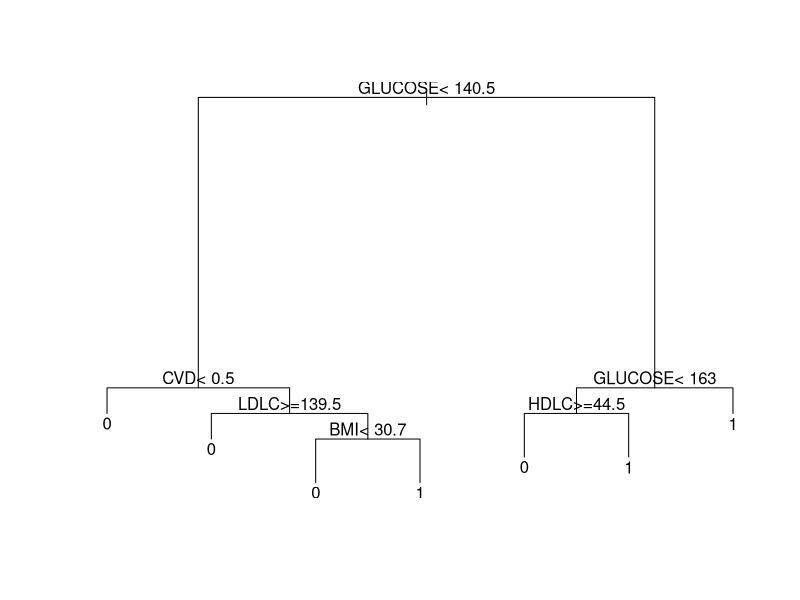
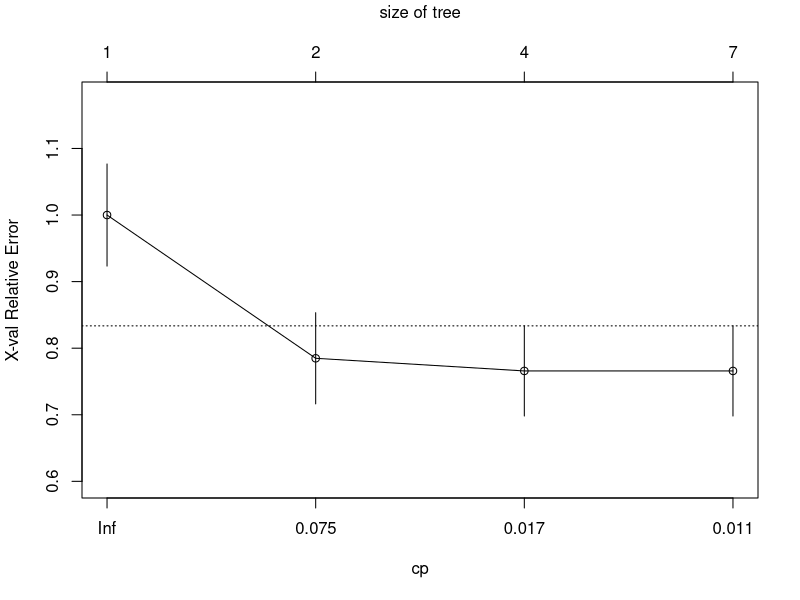
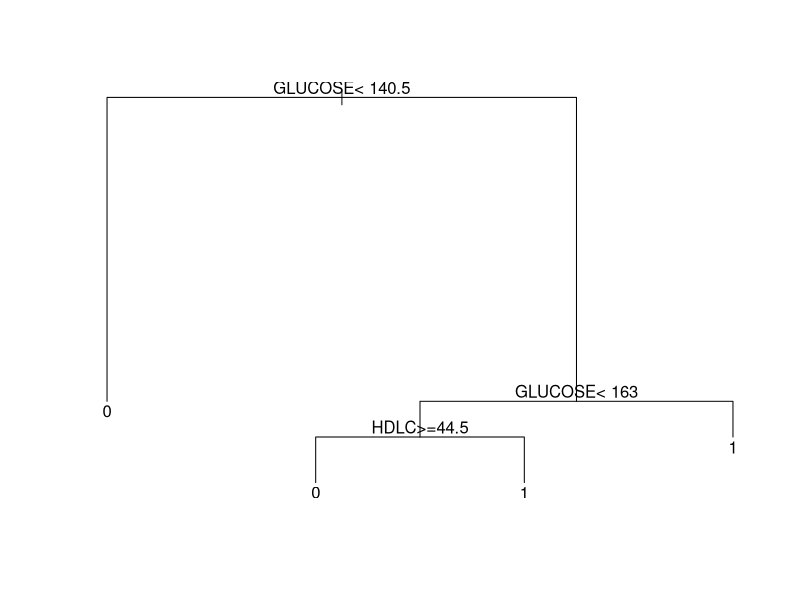
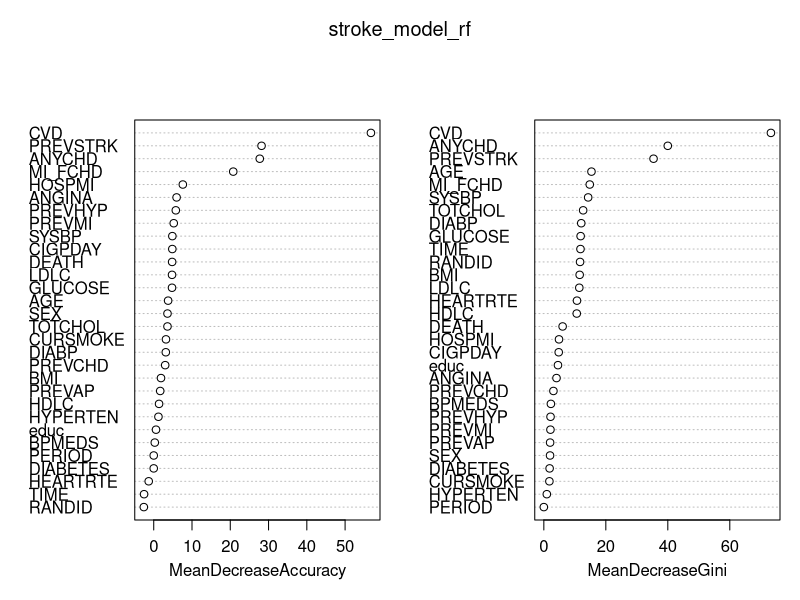

Here is the R script that generated these plots, in order: (Note: this script raises an error after producing the figures.)
## ---- chunk 1
knitr::opts_chunk$set(echo = TRUE)
library(ggplot2) #a popular plotting library
library(readxl) #a utility for reading excel files
## ---- chunk 2
fram = readxl::read_excel("frmgham2.xls")
missing_vals = apply(fram, MARGIN = 1, function(x){return(any(is.na(x)))}) #determines if any of the values are missing by row
fram = fram[!missing_vals,1:31] #subsets to the rows without missing values, non time columns
fram$DIABETES = as.factor(fram$DIABETES) #ensures the variable is categorical
## ---- chunk 3
library(rpart) #load rpart
diab_model = rpart(DIABETES~.,data = fram, method = "class") #generate the model
## ---- chunk 4
summary(diab_model)
## ---- chunk 5
print(diab_model)
## ---- chunk 6
plot(diab_model)
text(diab_model)
## ---- chunk 7
pred_diab = predict(diab_model, fram, type = "class")

resub_error = 1 - sum(pred_diab == fram$DIABETES)/(length(pred_diab)) #equal to the fraction of predictions that are not equal
resub_error
## ---- chunk 8
diab_model[["cptable"]]
## ---- chunk 9
control_args = rpart.control(xval = 5)
diab_model_k_5 = rpart(DIABETES~.,data = fram, method = "class",
                   control = control_args)
## ---- chunk 10
K = 10 #determine the number of folds
errors = c() #create a variable to store error values in
folds = rep_len(1:K,nrow(fram)) #generate a vector matching samples to a fold
folds = sample(folds,nrow(fram), replace = FALSE) #permute the original vector to retain equal counts but randomize the order
for(k in 1:K){ #for each fold
  model = rpart(DIABETES~.,data = fram[folds != k,], method = "class") #build the model using the subset of data outside of the fold
  prediction = predict(model, fram[folds == k, ], type = "class") #predict the output for the fold
  errors = c(errors, 1- sum(prediction == fram$DIABETES[folds == k])/(length(prediction)))
  #calcuate the error
}
mean(errors) #average the error across all folds
## ---- chunk 11
plotcp(diab_model, upper = "size");
## ---- chunk 12
pruned_diab_model = prune(diab_model, cp = 0.017)
## ---- chunk 13
plot(pruned_diab_model)
text(pruned_diab_model)
## ---- chunk 14
pred_diab_pruned = predict(pruned_diab_model, fram, type = "class")
confusion_mat = matrix(c(sum(pred_diab_pruned == fram$DIABETES & pred_diab_pruned == 1), #true positive
                         sum(pred_diab_pruned != fram$DIABETES & pred_diab_pruned == 1), #false positive
                         sum(pred_diab_pruned != fram$DIABETES & pred_diab_pruned == 0), #false negative
                         sum(pred_diab_pruned == fram$DIABETES & pred_diab_pruned == 0) #true negative
                        ), nrow = 2)
confusion_mat
## ---- chunk 15
confusion_mat = matrix(c(sum(pred_diab == fram$DIABETES & pred_diab == 1), #true positive
                         sum(pred_diab != fram$DIABETES & pred_diab == 1), #false positive
                         sum(pred_diab != fram$DIABETES & pred_diab == 0), #false negative
                         sum(pred_diab == fram$DIABETES & pred_diab == 0) #true negative
                        ), nrow = 2)
confusion_mat
## ---- chunk 16
library(randomForest)
## ---- chunk 17
fram$STROKE = as.factor(fram$STROKE)
stroke_model_rf = randomForest(STROKE~.,data = fram, importance = TRUE)
## ---- chunk 18
print(stroke_model_rf)
## ---- chunk 19
stroke_model_rf$err.rate[500,"OOB"]
## ---- chunk 20
pred_stroke = predict(stroke_model_rf, fram)
resub_error = 1 - sum(pred_stroke == fram$STROKE)/(length(pred_stroke)) #equal to the fraction of predictions that are not equal
resub_error
## ---- chunk 21
importance(stroke_model_rf)
## ---- chunk 22
varImpPlot(stroke_model_rf)
## ---- chunk 23
stroke_model_rf_1000 = grow(stroke_model_rf, 500)
## ---- chunk 24
pred_stroke_1000 = predict(stroke_model_rf_1000, fram, type = "class")
confusion_mat = matrix(c(sum(pred_stroke_1000 == fram$STROKE & pred_stroke_1000 == 1), #true positive
                         sum(pred_stroke_1000 != fram$STROKE & pred_stroke_1000 == 1), #false positive
                         sum(pred_stroke_1000 != fram$STROKE & pred_stroke_1000 == 0), #false negative
                         sum(pred_stroke_1000 == fram$STROKE & pred_stroke_1000 == 0) #true negative
                        ), nrow = 2)
confusion_mat
